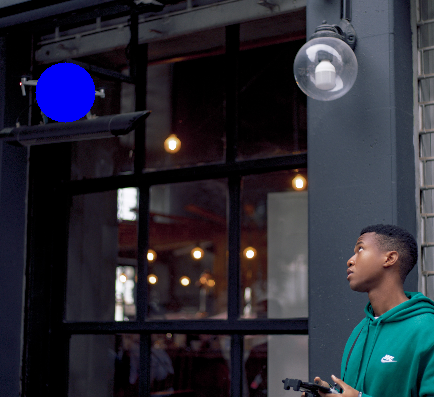
#> input picture Kode/Edgenode/ImgProcess/blue_drone.png, 434 x 397 px, found by its file name
$ python 8_design_image.py
#> lines starting #> are read from the running program, lines starting #| are printed output that depends on the picture; after the words box and inside, x2 and y2 are one past the last pixel; in counts of white or black regions, pixels touching at a corner belong together

import cv2
import numpy

# Read image
path = '/home/wrongside/Documents/01 Comtek/01 Semester 4 project/Github/ComTek4_Project/Kode/Edgenode/ImgProcess/blue_drone.png'  # Path to image
frame = cv2.imread(path,1)
#> frame is the input picture: shape (397, 434, 3); mean B, G, R 53.5, 43.3, 41.8


# Size of video frame
height, width = frame.shape[:2]
#> height = 397; width = 434

# Find center of frame and saves in global queue
#q_h.put(height/2)
#q_w.put(width/2)

# Lower and upper bound of color [B, G, R]
lower_color = numpy.array([110, 70, 70])
upper_color = numpy.array([130, 255, 255])

# Convert frame to HSV
hsv = cv2.cvtColor(frame, cv2.COLOR_BGR2HSV)
#> hsv: shape (397, 434, 3); mean H, S, V 100.1, 92.8, 57.7

# Turn color range white and the rest black
mask = cv2.inRange(hsv, lower_color, upper_color)
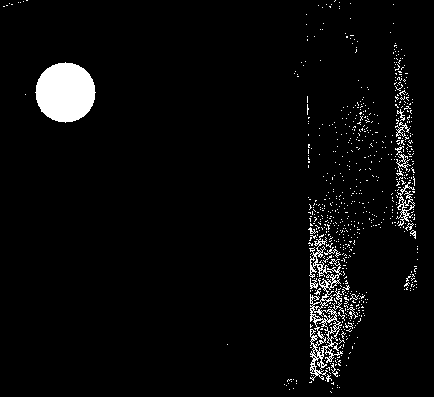
#> mask: shape (397, 434); 3.9% white; 747 white regions (727 under 20 px), largest, box (x1, y1, x2, y2) and area: (35, 62, 96, 123) 2822, (310, 259, 343, 381) 1147, (309, 234, 332, 278) 281

# Reduce the noise on frame
#opening = cv2.morphologyEx(mask, cv2.MORPH_OPEN, kernel)

# Extract coordinates, width and height of
x, y, w, h = cv2.boundingRect(mask)
#> x = 3; y = 0; w = 415; h = 393

# Create rectangle and center dot
cv2.rectangle(frame, (x, y), (x+w, y + h), (0, 255, 0), 3)
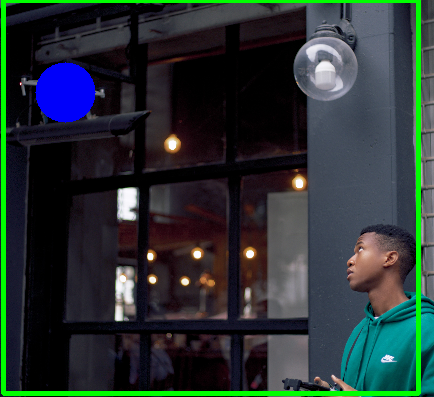
#> frame: shape (397, 434, 3); 4.2% of pixels changed, all inside (x1, y1, x2, y2) = (1, 0, 421, 396)
cv2.circle(frame, (int(x+w/2), int(y+h/2)), 5, (0, 0, 255), -1)
#> frame: shape (397, 434, 3); 0.05% of pixels changed, all inside (x1, y1, x2, y2) = (205, 191, 216, 202)

#
#q_x.put(int(x+w/2))
#q_y.put(int(y+h/2))

# Display video with rectangle and center dot
cv2.imshow('Color detection', frame)
cv2.waitKey(0)
cv2.destroyAllWindows()

$ run again, with Kode/Edgenode/ImgProcess/HSV_drone.png copied over Kode/Edgenode/ImgProcess/blue_drone.png
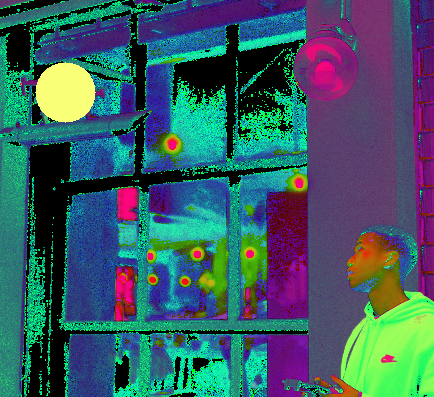
#> input picture Kode/Edgenode/ImgProcess/HSV_drone.png, 434 x 397 px, found by its file name
#> frame is the input picture: shape (397, 434, 3); mean B, G, R 100.1, 92.8, 57.7
#> hsv: shape (397, 434, 3); mean H, S, V 87.4, 165.2, 130.9
#> `mask = cv2.inRange(hsv, lower_color, upper_color)`:
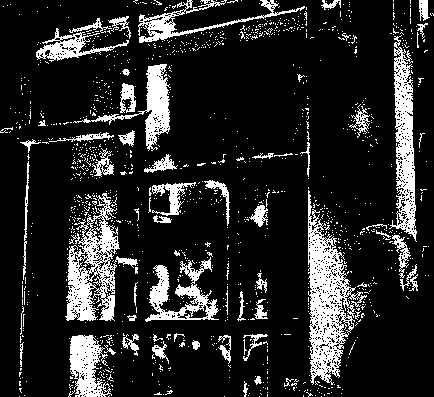
#> mask: shape (397, 434); 15.3% white; 1266 white regions (1201 under 20 px), largest, box (x1, y1, x2, y2) and area: (308, 190, 367, 385) 4391, (65, 193, 138, 321) 3429, (389, 35, 417, 242) 2717
#> x = 0; w = 434; h = 397
#> `cv2.rectangle(frame, (x, y), (x+w, y + h), (0, 255, 0), 3)`:
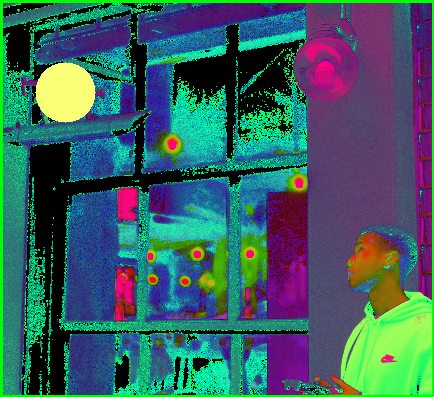
#> frame: shape (397, 434, 3); 2.4% of pixels changed, all inside (x1, y1, x2, y2) = (0, 0, 434, 397)
